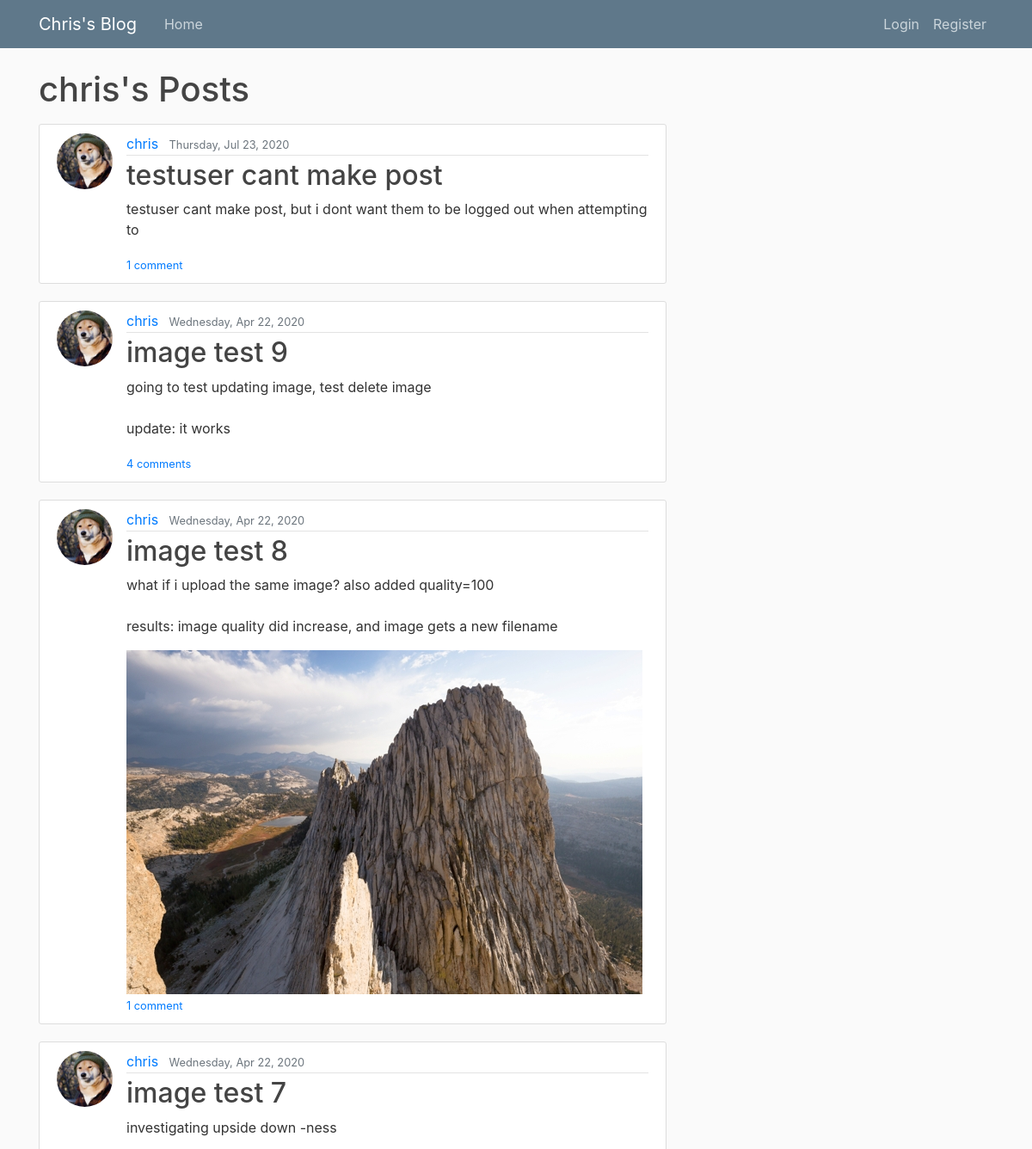
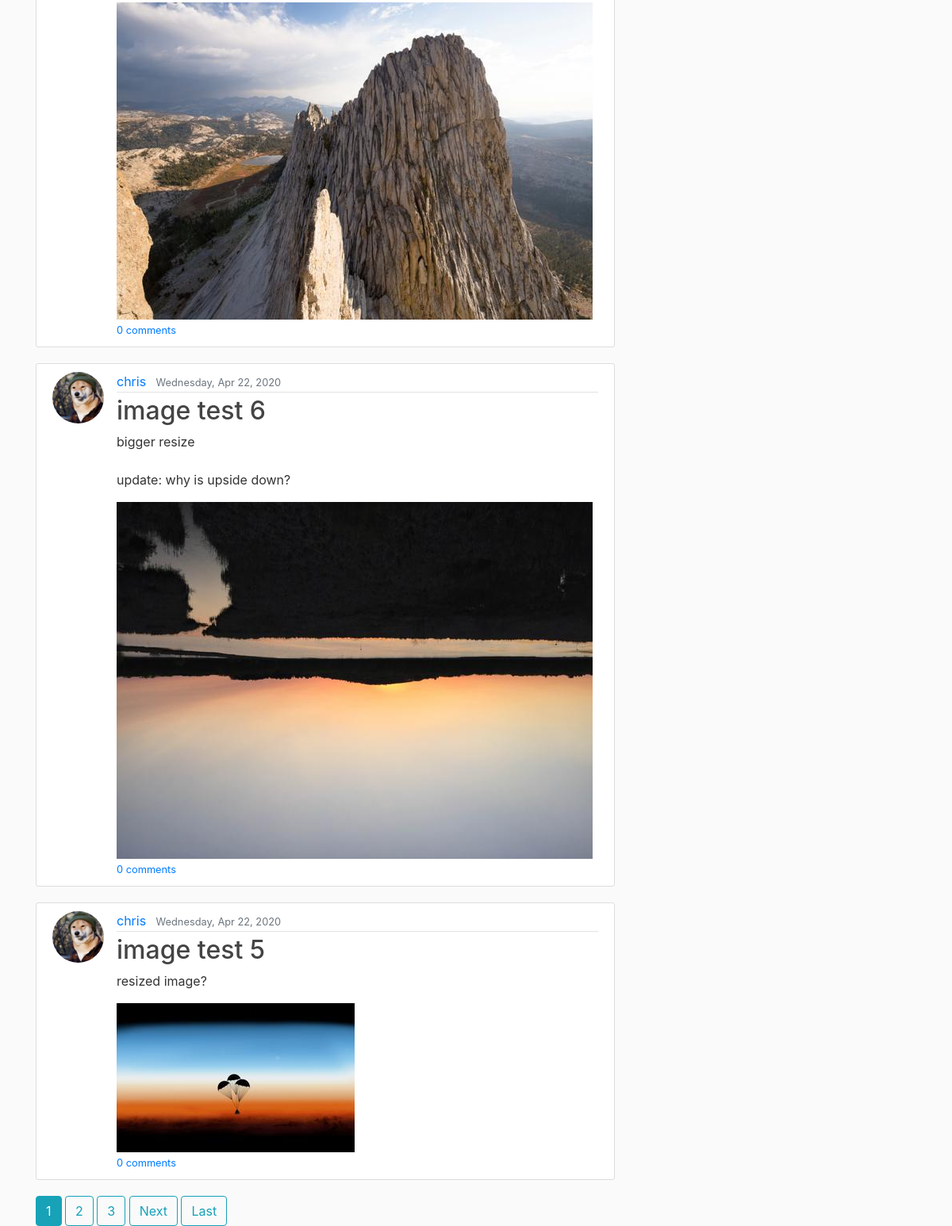
Before: /blog/user/chris/ with the older database file (2 pictures, top to bottom).
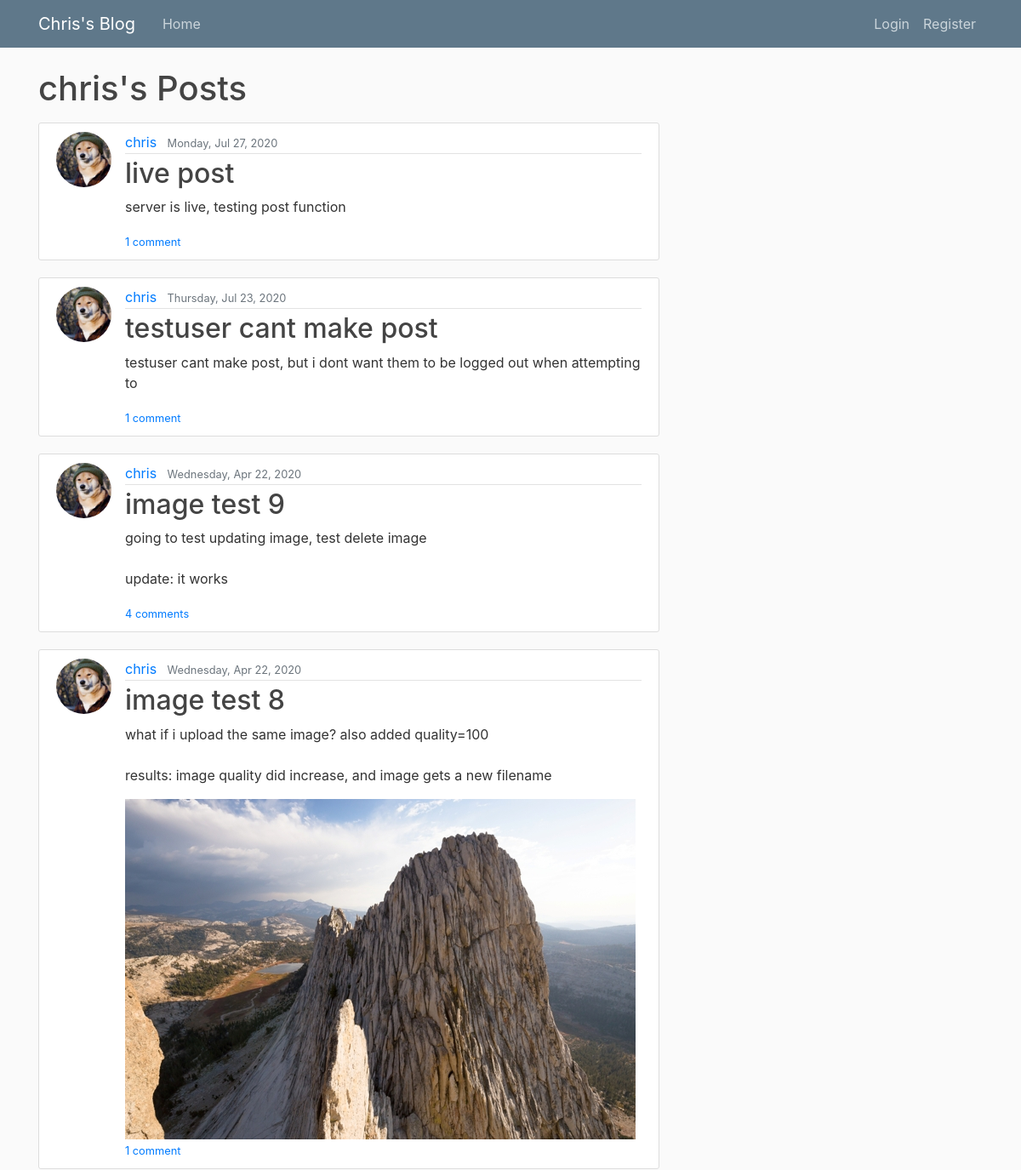
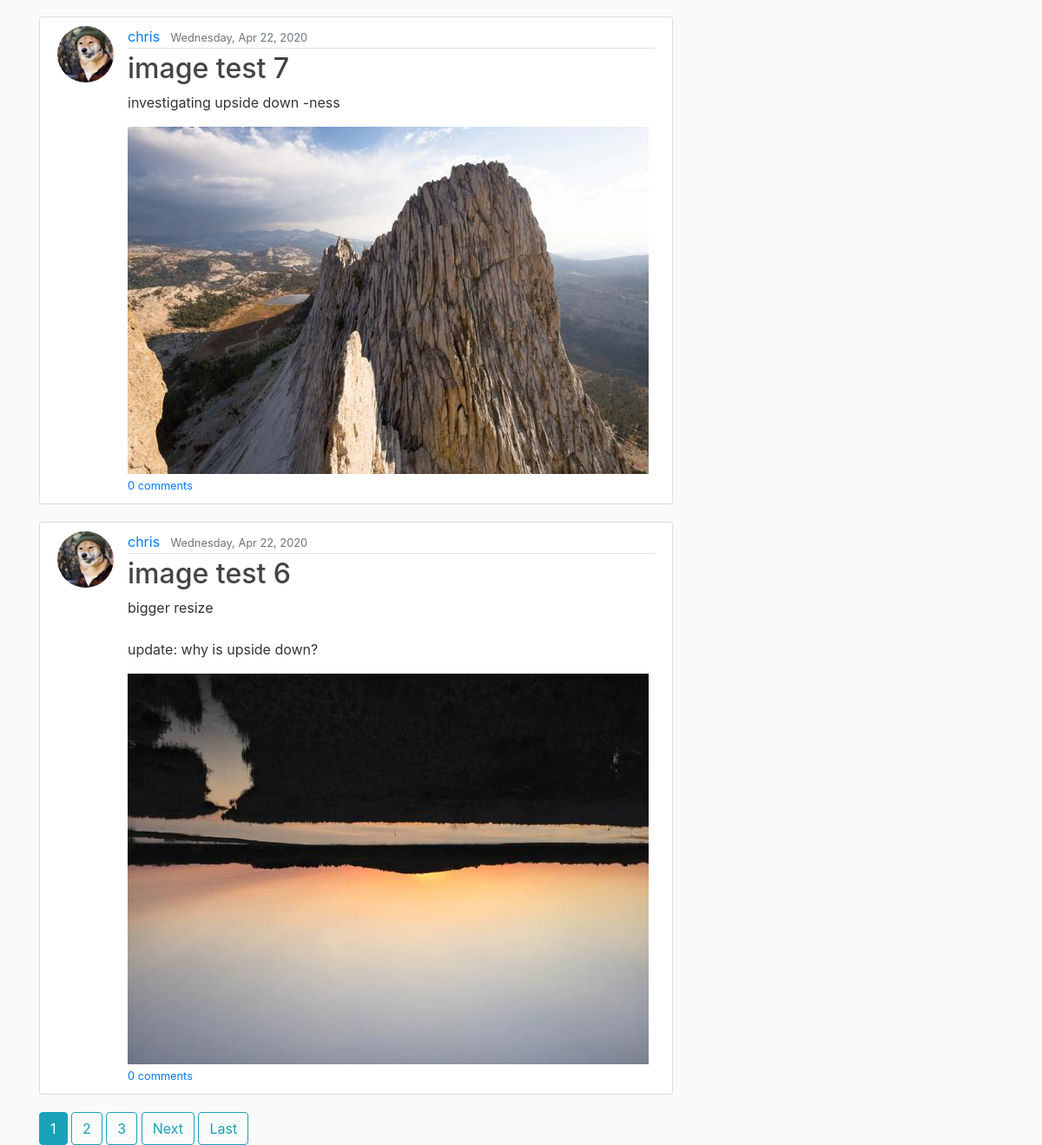
After: the same page with the newer database file (2 pictures, top to bottom).
### blog/models.py (models this page shows, shortened)
class Post(models.Model):
	title = models.CharField(max_length=100)
	content = models.TextField()
	image = models.ImageField(blank=True, upload_to='post_images')
	date_posted = models.DateTimeField(default=timezone.now)
	author = models.ForeignKey(User, on_delete=models.CASCADE)

### users/models.py (models this page shows, shortened)
class Profile(models.Model):
	user = models.OneToOneField(User, on_delete=models.CASCADE)
	image = models.ImageField(default='default.png', upload_to='profile_pics')
	catchphrase = models.CharField(default='', blank=True, max_length=64)

### blog/views.py (the view)
# urls.py: path('user/<str:username>/', UserPostListView.as_view(), name='user-posts'),
class UserPostListView(ListView):
	model = Post
	template_name = 'blog/user_posts.html'
	context_object_name = 'posts'
	paginate_by = 6
	def get_queryset(self):
		user = get_object_or_404(User, username=self.kwargs.get('username'))
		return Post.objects.filter(author=user).order_by('-date_posted')

### blog/templates/blog/user_posts.html (shortened to what this page needs)
{% extends "blog/base.html" %}
{% block content %}
	<h1 class="mb-3">{{ view.kwargs.username }}'s Posts</h1>
	{% for post in posts %}
		<article class="media content-section">
		  <img class="rounded-circle article-img" src="{{ post.author.profile.image.url }}">
		  <div class="media-body">
		    <div class="article-metadata">
		      <a class="mr-2" href="{% url 'user-posts' post.author.username %}">{{ post.author }}</a>
		      <small class="text-muted">{{ post.date_posted|date:"l, M j, Y" }}</small>
		    </div>
		    <h2><a class="article-title" href="{% url 'post-detail' post.id %}">{{ post.title }}</a></h2>
		    <p class="article-content">{{ post.content }}</p>
		    {% if post.image %}
      		  <img src="{{ post.image.url }}" class="img-fluid">
    		{% endif %}
    		<div>
			  <small class="text-left mt-2"><a href="{% url 'post-detail' post.id %}">
				{{ post.comment_set.count }} comment{{ post.comment_set.count|pluralize }}
			  </a></small>
			</div>
		  </div>
		</article>
	{% endfor %}
	{% if is_paginated %}
		{% for num in page_obj.paginator.page_range %}
			{% if page_obj.number == num %}
				<a class="btn btn-info mb4" href="?page={{ num }}">{{ num }}</a>
			{% elif num > page_obj.number|add:'-3' and num < page_obj.number|add:'3' %}
				<a class="btn btn-outline-info mb4" href="?page={{ num }}">{{ num }}</a>
			{% endif %}
		{% endfor %}
		{% if page_obj.has_next %}
			<a class="btn btn-outline-info mb4" href="?page={{ page_obj.next_page_number }}">Next</a>
			<a class="btn btn-outline-info mb4" href="?page={{ page_obj.paginator.num_pages }}">Last</a>
		{% endif %}
	{% endif %}
{% endblock content %}

Changed rows visible on the page:
no longer on this page (row unchanged): Post: author.profile.image (picture), author "chris", date_posted "Wednesday, Apr 22, 2020", title "image test 5", content "resized image?", image (picture), comment_set.count "0"
added Post: author.profile.image (picture), author "chris", date_posted "Monday, Jul 27, 2020", title "live post", content "server is live, testing post function", comment_set.count "1"
